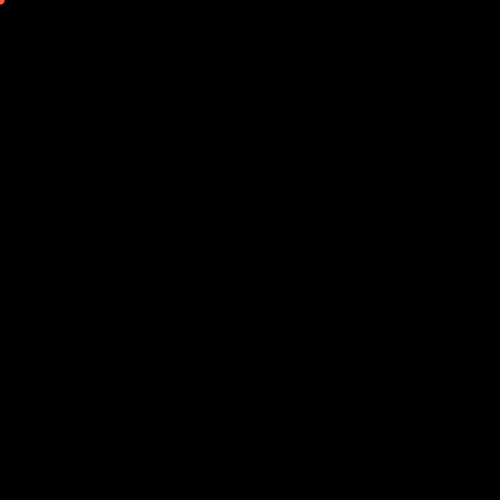
Frame 1 (no input)
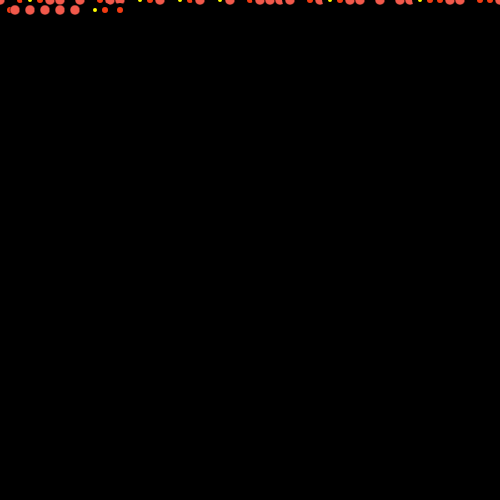
Frame 60 (no input)
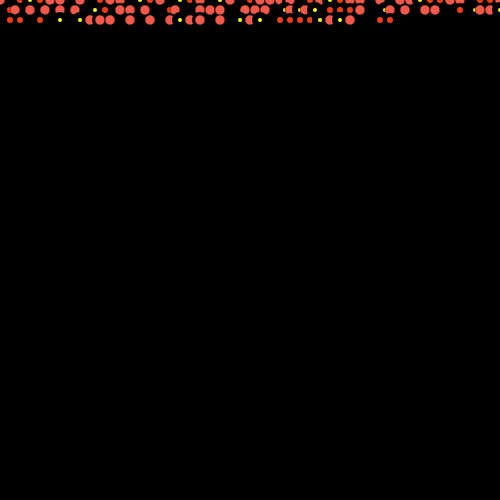
Frame 120 (the mouse pressed at the canvas centre since frame 60)

The p5.js sketch that drew these frames (run headless with seeded random() and noise() and a simulated clock; from frame 60 on, the mouse is pressed at the canvas centre):

// p5.js sketch
// ── sketch.js
let x = 0; //coordonnées 
let y = 0 ;
let diameter = 10; 


function setup() {
  createCanvas(500, 500);
  background(0);
}

function draw() {
  strokeWeight (4);
  stroke(0);
  fill (242,60,19);
  if (random (1) < 0.5) {
    circle(x + diameter, y, diameter);
  }else{
    strokeWeight (0.5);
    stroke(0);
    fill (242,89,75); 
    circle(x, y, diameter);
  }

  if (random (1) < 0.2) {
    strokeWeight (6);
    stroke(0);
    fill (255,255,0);
    circle(x + diameter, y, diameter);
  }



  if (random (1)< 0.5) {
    x = x + diameter;
  }else{
    x = x + diameter + y/2 ;
  }

  if (x > width) { 
    x = 0;
    y = y + diameter;
  }  
}
